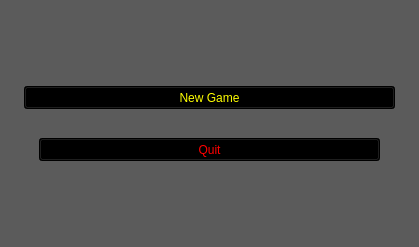
<?xml version="1.0" encoding="UTF-8"?>
<ui version="4.0">
 <class>Widget</class>
 <widget class="QWidget" name="Widget">
  <property name="geometry">
   <rect>
    <x>0</x>
    <y>0</y>
    <width>419</width>
    <height>247</height>
   </rect>
  </property>
  <property name="windowTitle">
   <string>Widget</string>
  </property>
  <property name="styleSheet">
   <string notr="true">background-color: rgb(91, 91, 91);</string>
  </property>
  <layout class="QVBoxLayout" name="verticalLayout_3">
   <item>
    <layout class="QVBoxLayout" name="verticalLayout_2">
     <item>
      <spacer name="verticalSpacer">
       <property name="orientation">
        <enum>Qt::Vertical</enum>
       </property>
       <property name="sizeHint" stdset="0">
        <size>
         <width>20</width>
         <height>28</height>
        </size>
       </property>
      </spacer>
     </item>
     <item>
      <layout class="QVBoxLayout" name="verticalLayout">
       <item>
        <layout class="QHBoxLayout" name="horizontalLayout">
         <item>
          <spacer name="horizontalSpacer">
           <property name="orientation">
            <enum>Qt::Horizontal</enum>
           </property>
           <property name="sizeType">
            <enum>QSizePolicy::Preferred</enum>
           </property>
           <property name="sizeHint" stdset="0">
            <size>
             <width>13</width>
             <height>20</height>
            </size>
           </property>
          </spacer>
         </item>
         <item>
          <widget class="QPushButton" name="pushButton">
           <property name="sizePolicy">
            <sizepolicy hsizetype="Expanding" vsizetype="Expanding">
             <horstretch>0</horstretch>
             <verstretch>0</verstretch>
            </sizepolicy>
           </property>
           <property name="styleSheet">
            <string notr="true">font: 75 20pt &quot;MS Serif&quot;;
background-color: rgb(0, 0, 0);
color: rgb(255, 255, 0);</string>
           </property>
           <property name="text">
            <string>New Game</string>
           </property>
          </widget>
         </item>
         <item>
          <spacer name="horizontalSpacer_2">
           <property name="orientation">
            <enum>Qt::Horizontal</enum>
           </property>
           <property name="sizeType">
            <enum>QSizePolicy::Preferred</enum>
           </property>
           <property name="sizeHint" stdset="0">
            <size>
             <width>13</width>
             <height>20</height>
            </size>
           </property>
          </spacer>
         </item>
        </layout>
       </item>
       <item>
        <spacer name="verticalSpacer_2">
         <property name="orientation">
          <enum>Qt::Vertical</enum>
         </property>
         <property name="sizeHint" stdset="0">
          <size>
           <width>20</width>
           <height>17</height>
          </size>
         </property>
        </spacer>
       </item>
       <item>
        <layout class="QHBoxLayout" name="horizontalLayout_2">
         <item>
          <spacer name="horizontalSpacer_3">
           <property name="orientation">
            <enum>Qt::Horizontal</enum>
           </property>
           <property name="sizeType">
            <enum>QSizePolicy::Preferred</enum>
           </property>
           <property name="sizeHint" stdset="0">
            <size>
             <width>28</width>
             <height>20</height>
            </size>
           </property>
          </spacer>
         </item>
         <item>
          <widget class="QPushButton" name="pushButton_2">
           <property name="sizePolicy">
            <sizepolicy hsizetype="Expanding" vsizetype="Expanding">
             <horstretch>0</horstretch>
             <verstretch>0</verstretch>
            </sizepolicy>
           </property>
           <property name="styleSheet">
            <string notr="true">color: rgb(255, 0, 0);
background-color: rgb(0, 0, 0);
font: 75 20pt &quot;MS Serif&quot;;</string>
           </property>
           <property name="text">
            <string>Quit</string>
           </property>
          </widget>
         </item>
         <item>
          <spacer name="horizontalSpacer_4">
           <property name="orientation">
            <enum>Qt::Horizontal</enum>
           </property>
           <property name="sizeType">
            <enum>QSizePolicy::Preferred</enum>
           </property>
           <property name="sizeHint" stdset="0">
            <size>
             <width>28</width>
             <height>20</height>
            </size>
           </property>
          </spacer>
         </item>
        </layout>
       </item>
      </layout>
     </item>
     <item>
      <spacer name="verticalSpacer_3">
       <property name="orientation">
        <enum>Qt::Vertical</enum>
       </property>
       <property name="sizeHint" stdset="0">
        <size>
         <width>20</width>
         <height>18</height>
        </size>
       </property>
      </spacer>
     </item>
    </layout>
   </item>
  </layout>
 </widget>
 <resources/>
 <connections/>
</ui>
